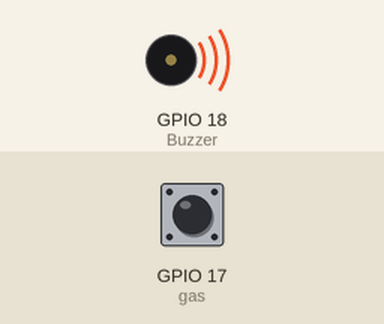
Simulated run of this program. Board: Raspberry Pi (BCM pin numbers). On the bench: buzzer (waves = sounding, pin HIGH). The test bench sets the inputs (shaded band); at power-on: GPIO 17 (gas) LOW. What the program prints to the terminal is not drawn.

Above: at 1.2 s.
1.3 s: GPIO 17 (gas) pulled HIGH for 0.25 s
At 1.5 s:
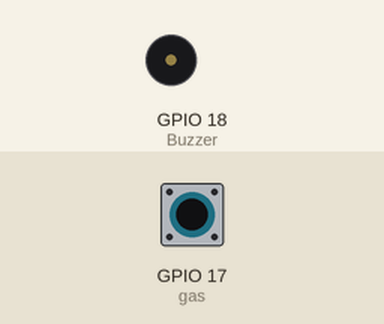
3.1 s: GPIO 17 (gas) pulled HIGH for 3.2 s
At 7.7 s:
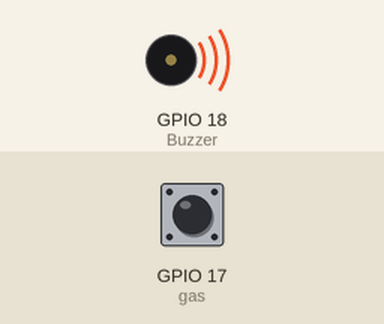
Timing chart, 0 to 9.2 s (numbered marks = the images above; inputs shaded):
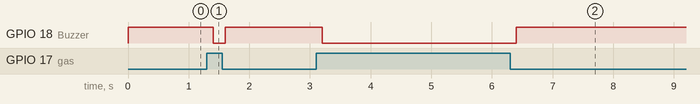

The program:

Raspberry_pi_main6-2.py
```python
from gpiozero import Buzzer, DigitalInputDevice        # 'gpiozero' 라이브러리에서 'Buzzer', 'DigitalInputDevice' 클래스를 가져옴
import time                                            # 'time' 라이브러리를 가져옴

bz = Buzzer(18)                                        # GPIO 18번 핀을 부저 제어 핀으로 초기화
gas = DigitalInputDevice(17)                           # gpIO 17번 핀을 MQ2 센서 입력 핀으로 초기화

try:                                                   # 무한 루프를 시작, 아래 동작을 반복함 (Lines 8 ~ 18)
    while True:
        if gas.value == 0:                             # DO 핀이 LOW(0)이면 가스가 감지된 것으로 판단
            print("가스 감지됨")                        # 터미널에 " 가스 감지됨 " 출력
            bz.on()                                    # 부저 ON
        else:                                          # DO 핀이 HIGH(1)이면 정상 상태로 판단
            print("정상")                              # 터미널에 " 정상 " 출력
            bz.off()                                   # 부저 OFF

        time.sleep(0.2)                                # 0.2초마다 센서 값을 반복 확인

except KeyboardInterrupt:                              # 키보드 인터럽트(Ctrl+C) 발생 시 루프 종료
    pass

bz.off()                                               # 프로그램 종료 시 부저를 반드시 OFF 처리
```

Measured:
- after the input at 1.3 s, GPIO 18 (Buzzer): HIGH → LOW after 0.10 s, → HIGH 0.20 s later
- after the input at 3.1 s, GPIO 18 (Buzzer): HIGH → LOW after 0.10 s, → HIGH 3.2 s later
